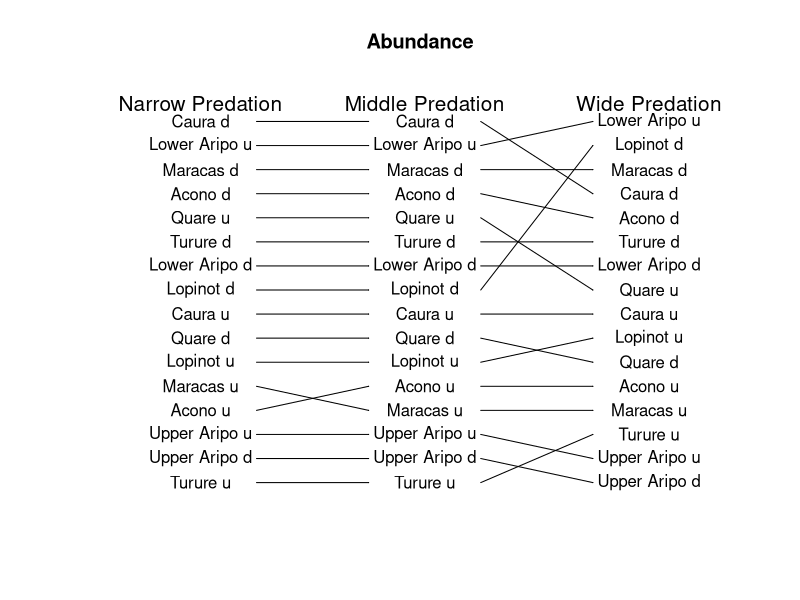

Generate this figure with R:
## ---- chunk 1
###Making a plot of how high pressure predation sites are when measured in 
#different levels of predation ABUNDANCE

setwd("C:\\Users\\faj\\Documents\\OneDrive for Business\\research\\FishPredation\\Data")

library(dplyr)
library(tidyr)
library(ggplot2)
library(lme4)


#preparing data 

fishDataAll <- read.csv("Fish data June 2017.csv")
head(fishDataAll)
str(fishDataAll)
levels(fishDataAll$species)
selectMonths <- c("07", "08")# i am selecting out these months because then i can use the last timepoint 

group12 <- c("Hoplias malabaricus", "Crenicichla frenata", "Gymnotus carapo", "Anablepsoides hartii",
			"Cichlasoma taenia", "Cichlasoma taenia", "Corynopoma riisei", "Roeboides dientonito", 
			"Agonostomus monticola", "Rhamdia quelen", "andinoacara pulcher", "Hemigrammus unilineatus")



#select data from only the July and Auguest, and remove first year 
SelectData <- fishDataAll %>% 
	separate(date, c("Day", "Month", "Year"), sep = "/") %>%
	filter(Year != 2010)%>%
	filter(Month %in% selectMonths)

fishData <- data.frame(SelectData)

fishData$AbundanceAll <- fishData$numbercaught + fishData$numberseen

#calculating percentage biomass so i can incude years with 0 abundance

fishData$TotBiomass <- (fishData$numbercaught + fishData$numberseen)* fishData$weight
TotBioSite<- fishData %>% 
	group_by(site, Year) %>%
	summarise(BiomasSiteSum = sum(TotBiomass, na.rm=TRUE))
siteBiomass <- data.frame(TotBioSite)


#Narrow Predation data
#-------------------------
predatorsAbN <- fishData %>% 
	filter(species == "Hoplias malabaricus" | species == "Crenicichla frenata")  %>%
	group_by(site, Year) %>%
	summarise(AbundanceSum = sum(AbundanceAll))

predatorsAb <- data.frame(predatorsAbN)
predatorsAb$Year <- as.numeric(predatorsAb$Year)

#add the total site biomass data, just to i can identify sites with no predators 
FishDataTotAb <- merge(siteBiomass, predatorsAb, by = c("site" ,"Year"),all=TRUE) # this makes sure i 
#know what years had no predators recoreded in 
FishDataTotAb$AbundanceSum[is.na(FishDataTotAb$AbundanceSum)] <- 0

Narrow <- aggregate(FishDataTotAb$AbundanceSum, list(FishDataTotAb$site), median, na.rm=TRUE)

orderNarrow <- Narrow[order(Narrow$x),]
head(orderNarrow)

orderNarrow$predOrderN <- c(1:nrow(orderNarrow))

#Middle predation 
#------------------------------

#there are no fsih of species Anablepsoides hartii

#sum abundance per site and year
predatorsAbM <- fishData %>% 
	filter(species == "Hoplias malabaricus" | species == "Crenicichla frenata" | 
		species == "Gymnotus carapo") %>%
	group_by(site, Year) %>%
	summarise(AbundanceSum = sum(AbundanceAll))

predatorsAbMl <- data.frame(predatorsAbM)

predatorsAbMl$Year <- as.numeric(predatorsAbMl$Year)

#add the total site biomass data, just to i can identify sites with no predators 
FishDataTotAbM <- merge(siteBiomass, predatorsAbMl, by = c("site" ,"Year"),all=TRUE) # this makes sure i 
#know what years had no predators recoreded in 
FishDataTotAbM$AbundanceSum[is.na(FishDataTotAbM$AbundanceSum)] <- 0

Middle <- aggregate(FishDataTotAbM$AbundanceSum, list(FishDataTotAbM$site), median, na.rm=TRUE)

orderMiddle<- Middle[order(Middle$x),]
head(orderMiddle)

orderMiddle$predOrderM <- c(1:nrow(orderMiddle))

#Wide predation 
#------------------------------

#there are no fsih of species Anablepsoides hartii

#sum abundance per site and year
predatorsAbW <- fishData %>% 
	filter(species %in% group12) %>%
	group_by(site, Year) %>%
	summarise(AbundanceSum = sum(AbundanceAll))

predatorsAbWd <- data.frame(predatorsAbW)
predatorsAbWd$Year <- as.numeric(predatorsAbWd$Year)

#add the total site biomass data, just to i can identify sites with no predators 
FishDataTotAbW <- merge(siteBiomass, predatorsAbWd, by = c("site" ,"Year"),all=TRUE) # this makes sure i 
#know what years had no predators recoreded in 
FishDataTotAbW$AbundanceSum[is.na(FishDataTotAbW$AbundanceSum)] <- 0

Wide <- aggregate(FishDataTotAbW$AbundanceSum, list(FishDataTotAbW$site), median, na.rm=TRUE)

orderWide <- Wide[order(Wide$x),]
head(orderWide)

orderWide$predOrderW <- c(1:nrow(orderWide))


##merge all data 
#-----------------------------

orderNM <- merge(orderNarrow, orderMiddle, by = "Group.1")
orderNMW <- merge(orderNM, orderWide, by = "Group.1")


## ---- chunk 2
plotSetup <- data.frame(cbind(c(1:17),c(20:87))) # data to plot onto emptyp plot
plot(x = plotSetup$X2, y = plotSetup$X1, col="white", axes=FALSE , ylab = " ", xlab = "  ", main = "Abundance")

#plot arrows
arrows(x0 = 36, y0 = orderNMW$predOrderN, x1 = 48, y1 = orderNMW$predOrderM, length = 0.001)
arrows(x0 = 60, y0 = orderNMW$predOrderM, x1 = 72, y1 = orderNMW$predOrderW, length = 0.001)


#plotting text 
text(x = 54, y = orderNMW$predOrderM, labels = orderNMW$Group.1)
text(x = 30, y = orderNMW$predOrderN, labels = orderNMW$Group.1)
text(x = 78, y = orderNMW$predOrderW, labels = orderNMW$Group.1)

text(x = 30, y = 16.75, labels = "Narrow Predation", cex = 1.25)
text(x = 54, y = 16.75, labels = "Middle Predation", cex = 1.25)
text(x = 78, y = 16.75, labels = "Wide Predation", cex = 1.25)

## ---- chunk 3
rownames(orderNMW) <- orderNMW$Group.1
corOrderNMW <- orderNMW[,c(2, 4, 6)] 
names(corOrderNMW ) <- c("Narrow", "Middle", "Wide")
cor(corOrderNMW, method="spearman")
